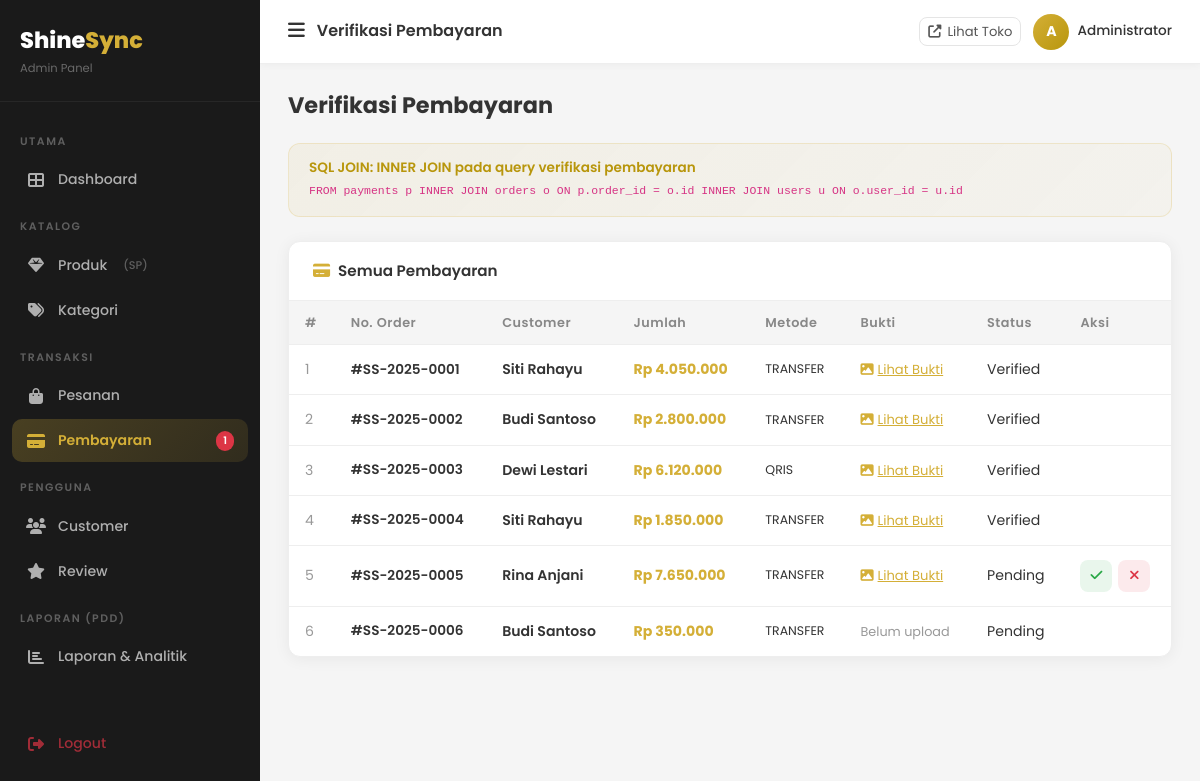
/admin/payments (signed in), run on an earlier commit of the app's database.
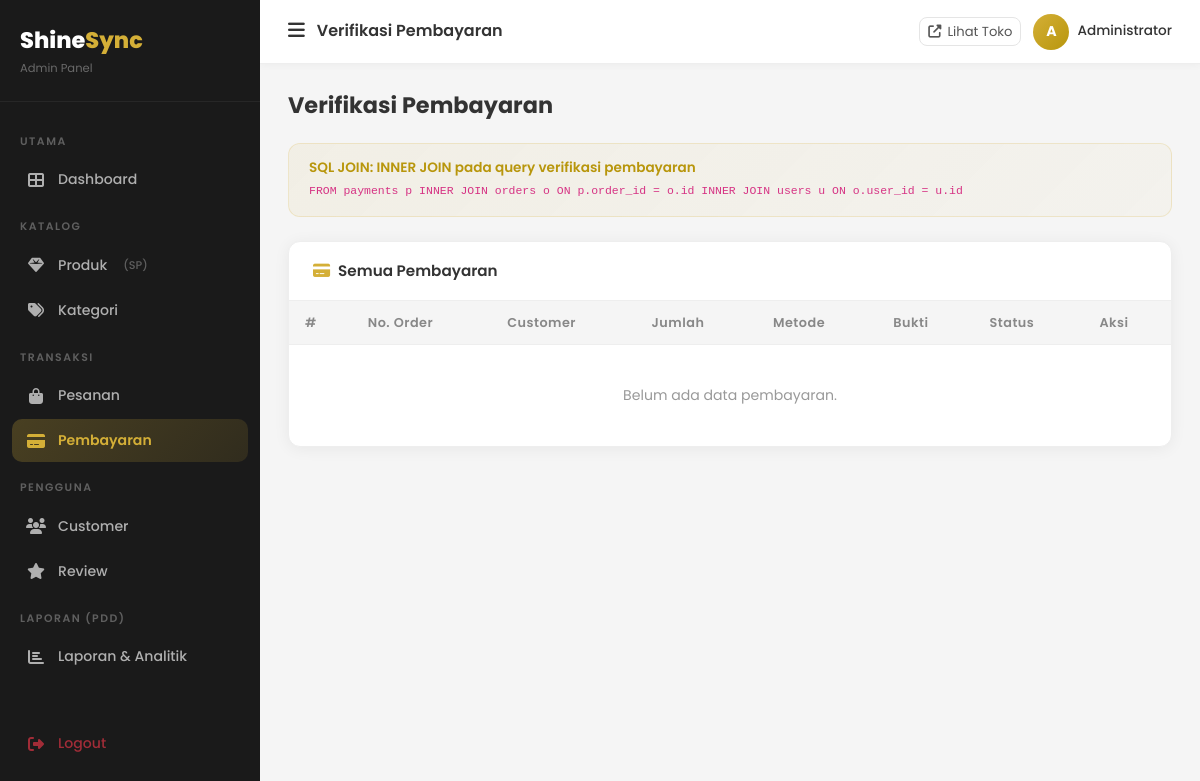
And on a later commit of the database.
### tables this page shows
CREATE TABLE `payments` (
  `id` int UNSIGNED NOT NULL,
  `order_id` int UNSIGNED NOT NULL,
  `amount` decimal(15,2) NOT NULL,
  `method` enum('transfer','qris','cod') DEFAULT 'transfer',
  `bank_name` varchar(50) DEFAULT NULL,
  `account_number` varchar(50) DEFAULT NULL,
  `proof_image` varchar(255) DEFAULT NULL,
  `status` enum('pending','verified','rejected') DEFAULT 'pending',
  `verified_at` timestamp NULL DEFAULT NULL,
  `verified_by` int UNSIGNED DEFAULT NULL,
  `notes` text,
  `created_at` timestamp NULL DEFAULT CURRENT_TIMESTAMP
);

CREATE TABLE `orders` (
  `id` int UNSIGNED NOT NULL,
  `user_id` int UNSIGNED NOT NULL,
  `order_number` varchar(50) NOT NULL,
  `total_amount` decimal(15,2) NOT NULL DEFAULT '0.00',
  `discount` decimal(15,2) DEFAULT '0.00',
  `grand_total` decimal(15,2) NOT NULL DEFAULT '0.00',
  `loyalty_points` int DEFAULT '0',
  `shipping_name` varchar(100) DEFAULT NULL,
  `shipping_phone` varchar(20) DEFAULT NULL,
  `shipping_address` text,
  `notes` text,
  `status` enum('pending','confirmed','processing','shipped','delivered','cancelled') DEFAULT 'pending',
  `created_at` timestamp NULL DEFAULT CURRENT_TIMESTAMP,
  `updated_at` timestamp NULL DEFAULT CURRENT_TIMESTAMP ON UPDATE CURRENT_TIMESTAMP
);

CREATE TABLE `users` (
  `id` int UNSIGNED NOT NULL,
  `name` varchar(100) NOT NULL,
  `email` varchar(150) NOT NULL,
  `password` varchar(255) NOT NULL,
  `phone` varchar(20) DEFAULT NULL,
  `address` text,
  `avatar` varchar(255) DEFAULT 'default.png',
  `role` enum('admin','customer') NOT NULL DEFAULT 'customer',
  `is_active` tinyint(1) NOT NULL DEFAULT '1',
  `created_at` timestamp NULL DEFAULT CURRENT_TIMESTAMP,
  `updated_at` timestamp NULL DEFAULT CURRENT_TIMESTAMP ON UPDATE CURRENT_TIMESTAMP
);

### app/core/Controller.php (called while the page is built, shortened)
<?php
class Controller
{
    protected function view(string $viewPath, array $data = []): void
    {
        extract($data);
        $file = __DIR__ . '/../views/' . $viewPath . '.php';
        require $file;
    }
}

### app/controllers/PaymentController.php (called while the page is built, shortened)
<?php
class PaymentController extends Controller
{
    private Payment $model;
    public function __construct()
    {
        $this->model      = new Payment();
    }
    public function adminIndex(): void
    {
        $payments  = $this->model->getAll();
        $this->view('admin/payments/index', compact('payments', 'pageTitle'));
    }
}

### app/core/Database.php (called while the page is built, shortened)
<?php
class Database
{
    private static ?Database $instance = null;
    private mysqli $conn;
    private function __construct()
    {
        $this->conn = new mysqli(DB_HOST, DB_USER, DB_PASS, DB_NAME, DB_PORT);
        $this->conn->set_charset(DB_CHARSET);
    }
    public static function getInstance(): Database
    {
        if (self::$instance === null) {
            self::$instance = new self();
        }
        return self::$instance;
    }
    public function query(string $sql, array $params = []): array
    {
        if (empty($params)) {
            $result = $this->conn->query($sql);
            return $result->fetch_all(MYSQLI_ASSOC) ?: [];
        }
        $stmt = $this->prepare($sql, $params);
        $stmt->execute();
        $result = $stmt->get_result();
        return $result ? $result->fetch_all(MYSQLI_ASSOC) : [];
    }
    public function queryOne(string $sql, array $params = []): ?array
    {
        $rows = $this->query($sql, $params);
        return $rows[0] ?? null;
    }
}

### app/core/Model.php (called while the page is built, shortened)
<?php
class Model
{
    public function __construct()
    {
        $this->db = Database::getInstance();
    }
}

### app/models/Payment.php (called while the page is built, shortened)
<?php
class Payment extends Model
{
    public function getAll(): array
    {
        return $this->db->query(
            "SELECT p.*, o.order_number, o.grand_total, u.name AS customer_name
             FROM payments p
             INNER JOIN orders o ON p.order_id = o.id
             INNER JOIN users u  ON o.user_id = u.id
             ORDER BY p.created_at DESC"
        );
    }
    public function getPendingCount(): int
    {
        $row = $this->db->queryOne(
            "SELECT COUNT(*) AS total FROM payments WHERE status='pending' AND proof_image IS NOT NULL"
        );
        return (int)($row['total'] ?? 0);
    }
}

### app/views/admin/payments/index.php (the view, shortened to what the changed rows need)
<?php
include __DIR__ . '/../../layouts/admin_header.php';
?>
<div class="admin-page-header"><h2>Verifikasi Pembayaran</h2></div>
<div class="admin-card">
  <div style="overflow-x:auto;">
    <table class="admin-table">
      <thead><tr><th>#</th><th>No. Order</th><th>Customer</th><th>Jumlah</th><th>Metode</th><th>Bukti</th><th>Status</th><th>Aksi</th></tr></thead>
      <tbody>
        <?php if(empty($payments)): ?>
        <tr><td colspan="8" style="text-align:center;padding:40px;color:#999;">Belum ada data pembayaran.</td></tr>
        <?php else: foreach($payments as $i=>$p): ?>
        <tr>
          <td style="color:#999;"><?= $i+1 ?></td>
          <td style="font-weight:600;font-size:.85rem;">#<?= htmlspecialchars($p['order_number']) ?></td>
          <td>
            <div style="font-weight:600;font-size:.88rem;"><?= htmlspecialchars($p['customer_name']) ?></div>
          </td>
          <td style="font-weight:700;color:#D4AF37;">Rp <?= number_format($p['amount'],0,',','.') ?></td>
          <td style="text-transform:uppercase;font-size:.78rem;"><?= $p['method'] ?></td>
          <td>
            <?php if($p['proof_image']): ?>
            <a href="<?= APP_URL ?>/uploads/payments/<?= $p['proof_image'] ?>" target="_blank" style="color:#D4AF37;font-size:.82rem;">
              <i class="fas fa-image me-1"></i>Lihat Bukti
            </a>
            <?php else: ?>
            <span style="color:#999;font-size:.8rem;">Belum upload</span>
            <?php endif; ?>
          </td>
          <td><span class="status-badge status-<?= $p['status'] ?>"><?= ucfirst($p['status']) ?></span></td>
          <td>
            <?php if($p['status']==='pending' && $p['proof_image']): ?>
            <div class="action-btns">
              <button onclick="verifyPayment(<?= $p['id'] ?>)" class="btn-action btn-verify" title="Verifikasi"><i class="fas fa-check"></i></button>
              <button onclick="rejectPayment(<?= $p['id'] ?>)" class="btn-action btn-delete" title="Tolak"><i class="fas fa-times"></i></button>
            </div>
            <?php endif; ?>
          </td>
        </tr>
        <?php endforeach; endif; ?>
      </tbody>
    </table>
  </div>
</div>
<?php include __DIR__ . '/../../layouts/admin_footer.php'; ?>

### app/views/layouts/admin_header.php (shortened to what the changed rows need)
<?php
$currentUri = trim(parse_url($_SERVER['REQUEST_URI'], PHP_URL_PATH), '/');
$baseUri = trim(parse_url(APP_URL, PHP_URL_PATH), '/');
$currentUri = $baseUri ? ltrim(substr($currentUri, strlen($baseUri)), '/') : $currentUri;
$parts = explode('/', $currentUri);
$segment1 = $parts[1] ?? '';
function adminNavActive(string $segment, string $current): string {
    return str_starts_with($current, $segment) ? 'active' : '';
}
?>
<!DOCTYPE html>
<html lang="id">
<head>
  <link rel="stylesheet" href="https://cdn.jsdelivr.net/npm/bootstrap@5.3.2/dist/css/bootstrap.min.css">
  <link rel="stylesheet" href="https://cdnjs.cloudflare.com/ajax/libs/font-awesome/6.5.0/css/all.min.css">
  <link rel="stylesheet" href="<?= APP_URL ?>/public/css/admin.css">
</head>
<body>
<aside class="admin-sidebar" id="admin-sidebar">
  <nav class="sidebar-menu">
    <a href="<?= APP_URL ?>/admin/payments" class="sidebar-link <?= adminNavActive('payments', $segment1) ?>">
      <i class="fas fa-credit-card"></i> Pembayaran
      <?php
      $pendingCount = (new Payment())->getPendingCount();
      if ($pendingCount > 0): ?>
      <span class="badge-pill"><?= $pendingCount ?></span>
      <?php endif; ?>
    </a>
  </nav>
</aside>
<div class="admin-main">
  <div class="admin-content">

What changed in the data, as far as the page shows it:
removed payments: order.order_number "SS-2025-0001", users.name "Siti Rahayu", amount "4.050.000", method "TRANSFER", status "Verified"
removed payments: order.order_number "SS-2025-0002", users.name "Budi Santoso", amount "2.800.000", method "TRANSFER", status "Verified"
removed payments: order.order_number "SS-2025-0003", users.name "Dewi Lestari", amount "6.120.000", method "QRIS", status "Verified"
removed payments: order.order_number "SS-2025-0004", users.name "Siti Rahayu", amount "1.850.000", method "TRANSFER", status "Verified"
removed payments: order.order_number "SS-2025-0005", users.name "Rina Anjani", amount "7.650.000", method "TRANSFER", status "Pending"
removed payments: order.order_number "SS-2025-0006", users.name "Budi Santoso", amount "350.000", method "TRANSFER", shows "Belum upload", status "Pending"
Also different on the page:
$pendingCount: "1" → (not shown)
text now shown: "Belum ada data pembayaran."
